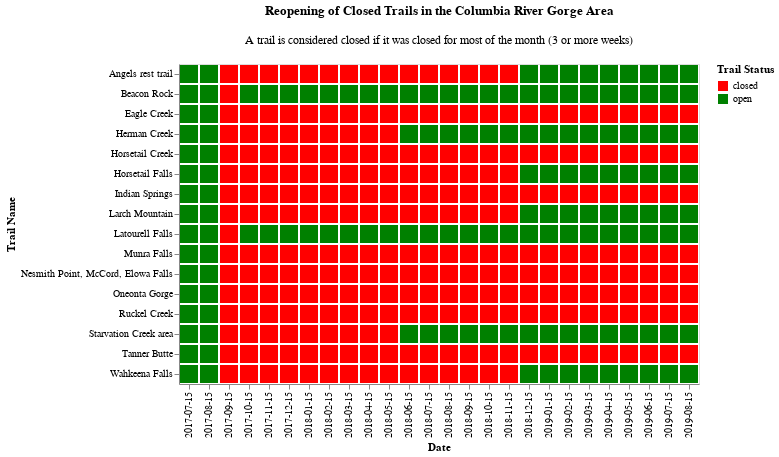

Notebook source saved alongside this figure:
### Code cell
alt.Chart(closed).mark_bar().transform_filter(
    alt.datum.d2p >= "2017-07-15"
).encode(
    x=alt.X('d2p', title="Date"),
    y=alt.Y("Name", title="Trail Name"),
    color=alt.Color('closed_month', scale=alt.Scale(domain=['closed', 'open'], range=['red', 'green']), title="Trail Status"),
    tooltip=["Name", alt.Tooltip("tot_vis", title="Total Visitors"), alt.Tooltip("burned", title="Burned?")]
).properties(
    title = {"text": ["Reopening of Closed Trails in the Columbia River Gorge Area"],
             "subtitle": ["", "A trail is considered closed if it was closed for most of the month (3 or more weeks)", ""]
            }
)

### Figure 1 — Vega-Lite specification as saved in the notebook (floating-point values rounded to 4 significant figures; data arrays with more than 128 entries replaced by an {"elided": "..."} marker saying what was removed)
{"config": {"view": {"continuousWidth": 400, "continuousHeight": 300}}, "data": {"name": "data-f38e65167d403ef7ff71e559ce5034ff"}, "mark": "bar", "encoding": {"color": {"field": "closed_month", "scale": {"domain": ["closed", "open"], "range": ["red", "green"]}, "title": "Trail Status", "type": "nominal"}, "tooltip": [{"field": "Name", "type": "nominal"}, {"field": "tot_vis", "title": "Total Visitors", "type": "quantitative"}, {"field": "burned", "title": "Burned?", "type": "nominal"}], "x": {"field": "d2p", "title": "Date", "type": "nominal"}, "y": {"field": "Name", "title": "Trail Name", "type": "nominal"}}, "title": {"text": ["Reopening of Closed Trails in the Columbia River Gorge Area"], "subtitle": ["", "A trail is considered closed if it was closed for most of the month (3 or more weeks)", ""]}, "transform": [{"filter": "(datum.d2p >= '2017-07-15')"}], "$schema": "https://vega.github.io/schema/vega-lite/v4.17.0.json", "datasets": {"data-f38e65167d403ef7ff71e559ce5034ff": {"elided": "976 records"}}}
